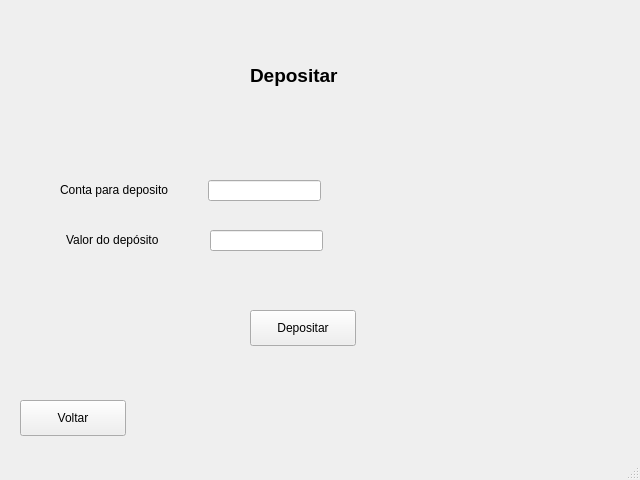
<?xml version="1.0" encoding="UTF-8"?>
<ui version="4.0">
 <class>MainWindow</class>
 <widget class="QMainWindow" name="MainWindow">
  <property name="geometry">
   <rect>
    <x>0</x>
    <y>0</y>
    <width>640</width>
    <height>480</height>
   </rect>
  </property>
  <property name="windowTitle">
   <string>MainWindow</string>
  </property>
  <widget class="QWidget" name="centralwidget">
   <widget class="QLabel" name="label">
    <property name="geometry">
     <rect>
      <x>250</x>
      <y>60</y>
      <width>111</width>
      <height>31</height>
     </rect>
    </property>
    <property name="font">
     <font>
      <pointsize>14</pointsize>
      <weight>75</weight>
      <bold>true</bold>
     </font>
    </property>
    <property name="text">
     <string>Depositar</string>
    </property>
   </widget>
   <widget class="QLabel" name="label_2">
    <property name="geometry">
     <rect>
      <x>60</x>
      <y>180</y>
      <width>151</width>
      <height>20</height>
     </rect>
    </property>
    <property name="text">
     <string>Conta para deposito</string>
    </property>
   </widget>
   <widget class="QLabel" name="label_3">
    <property name="geometry">
     <rect>
      <x>66</x>
      <y>230</y>
      <width>131</width>
      <height>20</height>
     </rect>
    </property>
    <property name="text">
     <string>Valor do depósito</string>
    </property>
   </widget>
   <widget class="QPushButton" name="pushButton">
    <property name="geometry">
     <rect>
      <x>250</x>
      <y>310</y>
      <width>106</width>
      <height>36</height>
     </rect>
    </property>
    <property name="text">
     <string>Depositar</string>
    </property>
   </widget>
   <widget class="QPushButton" name="pushButton_2">
    <property name="geometry">
     <rect>
      <x>20</x>
      <y>400</y>
      <width>106</width>
      <height>36</height>
     </rect>
    </property>
    <property name="text">
     <string>Voltar</string>
    </property>
   </widget>
   <widget class="QLineEdit" name="lineEdit">
    <property name="geometry">
     <rect>
      <x>208</x>
      <y>180</y>
      <width>113</width>
      <height>21</height>
     </rect>
    </property>
   </widget>
   <widget class="QLineEdit" name="lineEdit_2">
    <property name="geometry">
     <rect>
      <x>210</x>
      <y>230</y>
      <width>113</width>
      <height>21</height>
     </rect>
    </property>
   </widget>
  </widget>
  <widget class="QStatusBar" name="statusbar"/>
 </widget>
 <resources/>
 <connections/>
</ui>
